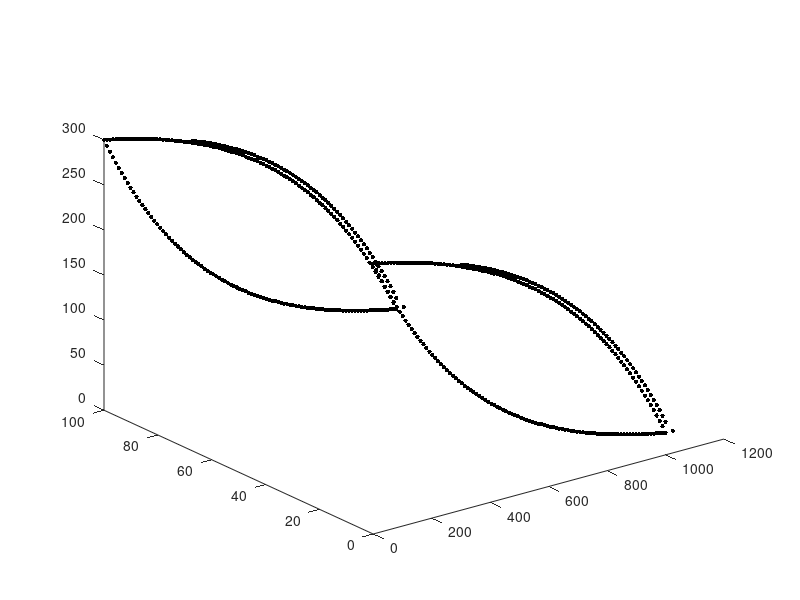

Write the MATLAB code that produced this figure. (Note: this script raises an error after producing the figure.)
%% Here's how the node list is going to be set up:
%  . == basal nodes
%  o == surface nodes
% (xxx) == node # in node list 
%
%       o(2*b+s+1)____
%      /              ____
% (2*b+1)  .(b+1)         ---_____             
%    o____                         --------____   (2*b + 2*s)        
%  ./         ------_________                ----____o
%  1\____                    ___________________    / \. (2*b)
%        \__________                            ---o  /(2*b + s)
%                   -----------____________________\./ (b)
%
%%
clear;clf;
% first: what are you going to call this poly file?
str = 'lense3D_endeb.poly';

x_nodes = 100;                           % number nodes in X-dir
L = 1000;                                % length of domain in X-dir
x = linspace(0,L,x_nodes);               % X-dir


% simple testing:
% bas = zeros(length(x),1);
% srf = 100*ones(length(x),1);
% srf = srf(2:end-1);
% xsrf = x(2:end-1);

basal = 300*exp(-x/400);            % basal position function
a =  -28.3223;                      % ???
n_basal = 2.37e-03;                 % ???
c = 328.3223;                       % ???
surface = a*exp(n_basal*x)+c;       % surface position function
surface = surface(2:end-1);         % trimming the surface topo
x_surface = x(2:end-1);             % x corresponding to # surface pts.
%% dz determination

debris_start = 300;
debris_thickness = 20;
englacial_debris_start = 350;
englacial_debris_thickness = 20;
debris_thickness = 10;
xmax = max(x);


xdebris = x(x > debris_start);
zdebris = [surface(x_surface > debris_start) basal(end)];

%find the slope of the debris thickness increase
m = debris_thickness/(xmax - debris_start);
dz = m*(xdebris-debris_start+150); %y = mx, equal to thickness of debris on top of surface

zdebris = zdebris + dz; 
debris_end = [debris_thickness+xmax, basal(end)]; %[x, z]

xdebris = [xdebris debris_end(1)+1.5*debris_thickness]; %Make it a bit extra thick at the base by adding 1.5* debris thickness to x value
zdebris = [zdebris debris_end(2)];

glacier_width = 100;                        % width between Y0 / Y1 faces

n_basal = length(basal);        %num basal nodes
n_surface = length(surface);    %num surface nodes
n_debris = length(xdebris);

% useful corner nodes:

b1 = 1;
b2 = n_basal;
b3 = n_basal+1;
b4 = 2*n_basal;

s1 = 2*n_basal + 1;
s2 = 2*n_basal + n_surface;
s3 = 2*n_basal + n_surface + 1;
s4 = 2*n_basal + 2*n_surface;

d1 = 2*n_basal + 2*n_surface + 1;
d2 = 2*n_basal + 2*n_surface + n_debris;
d3 = 2*n_basal + 2*n_surface + n_debris + 1;
d4 = 2*n_basal + 2*n_surface + 2*n_debris;

ds1 = 2*n_basal + n_surface - n_debris + 3;
ds2 = 2*n_basal + 2*n_surface - n_debris + 3;

corners = [b1 b2 b3 b4 s1 s2 s3 s4 d1 d2 d3 d4 ds1 ds2];

%% ---------------------------- NODES ----------------------------------%%
nodes = NaN*ones(n_basal+n_basal+n_surface+n_surface+2*length(zdebris), 4);       % empty node matrix to be filled in

% BASAL nodes: ------------------------------------------------------------
% front side (step one, 1 to b):
for i = 1 : n_basal
    ii = i;
    nodes(i,1) = i;                 % this is the node number
    nodes(i,2) = x(ii);             % x
    nodes(i,3) = glacier_width;     % y, front face
    nodes(i,4) = basal(ii);         % z, basal
end;
% back side: (note the loop counter) (step two, b+1 to 2b)
for i = (n_basal+1) : (2*n_basal)
    ii = i-n_basal;
    nodes(i,1) = i;                 % this is the node number
    nodes(i,2) = x(ii);             % x
    nodes(i,3) = 0;                 % y, back face
    nodes(i,4) = basal(ii);           % z, basal
end;

% SURFACE nodes: ----------------------------------------------------------
% front side: (step 4, 2b+1 to 2b+s)
for i = (2*n_basal) + 1 : (2*n_basal) + n_surface
    ii = i-2*n_basal;
    nodes(i,1) = i;                 % this is the node number
    nodes(i,2) = x_surface(ii);          % x
    nodes(i,3) = glacier_width;                 % y, back face
    nodes(i,4) = surface(ii);           % z, surface
end;
% back side (bounds of loop are written this way for clarity): (step 5,
% 2b+s+1 to 2b+2s)
for i = (2*n_basal + n_surface) + 1 : (2*n_basal + 2*n_surface)
    ii = i-(2*n_basal)-n_surface;
    nodes(i,1) = i;                 % this is the node number
    nodes(i,2) = x_surface(ii);          % x
    nodes(i,3) = 0;                 % y, back face
    nodes(i,4) = surface(ii);           % z, surface
end;

% DEBRIS nodes: ----------------------------------------------------------
% front side:
for i = (2*n_basal + 2*n_surface) + 1 : (2*n_basal + 2*n_surface) + n_debris
    ii = i-2*n_basal-2*n_surface;               %incrementing through this section only
    nodes(i,1) = i;                 % this is the node number
    nodes(i,2) = xdebris(ii);     % x location of this node
    nodes(i,3) = glacier_width;     % y set to glacier width for all nodes
    nodes(i,4) = zdebris(ii);       % z, surface (I think this should be debris surface)
end;
% back side (bounds of loop are written this way for clarity):
for i = (2*n_basal + 2*n_surface + n_debris) + 1 : (2*n_basal + 2*n_surface) + 2*n_debris
    ii = i-(2*n_basal)-2*n_surface-n_debris; % incrementing through this section only
    nodes(i,1) = i;                 % this is the node number
    nodes(i,2) = xdebris(ii);     % x
    nodes(i,3) = 0;                 % y, back face
    nodes(i,4) = zdebris(ii);       % z, surface
end;

% PLOT for sanity check:
plot3(nodes(:,2)  ,nodes(:,3)  ,nodes(:,4),'k.', 'MarkerSize', 10); hold on;

%% ---------------------------- FACETS ---------------------------------%%

% Z0 (basal) --------------------------------------------------------------
% z0 face first: you will have (b-1) quadrilateral faces
z0header = NaN*ones(n_basal-1,3); % 3 numbers make up a header
z0facets = NaN*ones(n_basal-1,5); % 1 number saying the number of nodes we'll have
                            % and 4 nodes comprising the actual facet
flag = 16;                  % Z0 flag;
                

for f = 1 : n_basal-1
                             % Here's what the header means:
    z0header(f,1) = 1;       % "1 facet follows this header"
    z0header(f,2) = 0;       % "with 0 attributes"?
    z0header(f,3) = flag;    % "and this (Z0 = 16) flag"

    z0facets(f,1) = 4;      % # of points to follow (4, it's a quadrilateral)
                            % "listed in this order" (follows right-hand
                            % rule, normal vector OUTWARD):
    z0facets(f,2) = f+1;             %   b+f----b+f+1
    z0facets(f,3) = f;               %   |   Z0   |
    z0facets(f,4) = f+n_basal;       %   |        |
    z0facets(f,5) = f+1+n_basal;     %   f------f+1
end;

% Z1 ice (surface) ------------------------------------------------------------
% z1 face next: you will have (s-1) + 1 (left side) + 1 (right side) quadrilateral faces
z1header = NaN*ones(1 + n_surface-1 + 1 ,3); % 3 numbers make up a header
z1facets = NaN*ones(1 + n_surface-1 + 1 ,4); % 1 number saying the number of nodes we'll have
                            % and 4 nodes comprising the actual facet
flag = 32;                  % Z1 flag;

% start w/ left side
z1header(1,1) = 1;
z1header(1,2) = 0;
z1header(1,3) = flag;

z1facets(1,1) = 4;                          %  (b+1)     (2b+s+1)
z1facets(1,2) = 1;                            %  ._________o
z1facets(1,3) = 2*n_basal + 1;                %  |         |
z1facets(1,4) = 2*n_basal + n_surface + 1;    %  |(1)      |
z1facets(1,5) = n_basal + 1;                  %  ._________o (2b+1)

counter = 2; % start after the first facet listed above

% loop over surface
for f = (2*n_basal + 1) : (2*n_basal + n_surface) - 1
    
                             % Here's what the header means:
    z1header(counter,1) = 1;       % "1 facet follows this header"
    z1header(counter,2) = 0;       % "with 0 attributes"?
    if (f >= ds1)
        flag = 0;
    end
    z1header(counter,3) = flag;    % "and this (Z0 = 16) flag"


    z1facets(counter,1) = 4;      % # of points to follow 
                            % "listed in this order" (follows right-hand
                            % rule, normal vector OUTWARD):
    z1facets(counter,2) = f;                %   f+s----f+s+1
    z1facets(counter,3) = f+1;              %   |        |
    z1facets(counter,4) = f+n_surface+1;    %   |        |
    z1facets(counter,5) = f+n_surface;      %   f------f+1
    
    counter = counter + 1;
end;

% end w/ right side
z1header(end,1) = 1;
z1header(end,2) = 0;
z1header(end,3) = 0;

z1facets(end,1) = 4;                            %  (2b+2s)   (2b)
z1facets(end,2) = n_basal;                      %  o_________.
z1facets(end,3) = 2*n_basal;                    %  |         |
z1facets(end,4) = 2*n_basal + 2*n_surface;      %  |(2b+s)   |
z1facets(end,5) = 2*n_basal + n_surface;        %  o_________. (b)

% Z1 debris (surface) ------------------------------------------------------------
% z1 face next: you will have (s-1) + 1 (left side) + 1 (right side) quadrilateral faces
z1debris_header = NaN*ones(1 + n_debris  ,3); % 3 numbers make up a header
z1debris_facets = NaN*ones(1 + n_debris  ,4); % 1 number saying the number of nodes we'll have
                            % and 4 nodes comprising the actual facet
flag = 32;                  % Z1 flag;

% start w/ left side
z1debris_header(1,1) = 1;
z1debris_header(1,2) = 0;
z1debris_header(1,3) = flag;

z1debris_facets(1,1) = 4;                          
z1debris_facets(1,2) = ds1-1;                         
z1debris_facets(1,3) = d1;                
z1debris_facets(1,4) = d3;   
z1debris_facets(1,5) = ds2-1;                 

counter = 2; % start after the first facet listed above

% loop over surface
for f = d1 : d2 - 1
    
                             % Here's what the header means:
    z1debris_header(counter,1) = 1;       % "1 facet follows this header"
    z1debris_header(counter,2) = 0;       % "with 0 attributes"?
    z1debris_header(counter,3) = flag;    % "and this (Z0 = 32) flag"


    z1debris_facets(counter,1) = 4;      % # of points to follow 
                            % "listed in this order" (follows right-hand
                            % rule, normal vector OUTWARD):
    z1debris_facets(counter,2) = f;                %   f+s----f+s+1
    z1debris_facets(counter,3) = f+1;              %   |        |
    z1debris_facets(counter,4) = f+n_debris+1;     %   |        |
    z1debris_facets(counter,5) = f+n_debris;       %   f------f+1
    
    counter = counter + 1;
end;

% last facet tucks under, connecting last debris node to last basal ice
% mode
flag = 16;
z1debris_header(end,1) = 1;
z1debris_header(end,2) = 0;
z1debris_header(end,3) = flag;

z1debris_facets(end,1) = 4;                          
z1debris_facets(end,2) = d4;                         
z1debris_facets(end,3) = d2;                
z1debris_facets(end,4) = b2;   
z1debris_facets(end,5) = b4;

% Y0 (front side) ---------------------------------------------------------
% on the front side you'll have (s-1) quadrilateral elements and (2)
% triangular elements (on the left and right sides -- deal w/ those last)
y0header = NaN*ones(n_surface-1,3); % 3 numbers make up a header
y0facets = NaN*ones(n_surface-1,5); % 1 number saying the number of nodes we'll have
                            % and 4 nodes comprising the actual facet
flag = 4;                   % Y0 flag;


% this is a really important array: 
%   the 1st column are front basal node numbers excluding the ends
%   the 2nd column are front surface node numbers:
indices = [[2:n_basal-1]' [2*n_basal+1:2*n_basal+n_surface]']; % call it I in the pic below

for f = 1 : n_surface-1
    y0header(f,1) = 1;
    y0header(f,2) = 0;
    y0header(f,3) = flag;

    y0facets(f,1) = 4;                   %  I(f,2)   I(f+1,2)
    y0facets(f,2) = indices(f,1);        %  o_________o
    y0facets(f,3) = indices(f+1,1);      %  |         |
    y0facets(f,4) = indices(f+1,2);      %  |I(f,1)   |
    y0facets(f,5) = indices(f,2);        %  ._________. I(f+1,1)
end

% Y1 (back side) ;) -------------------------------------------------------
% on the back side you'll have (s-1) quadrilateral elements and (2)
% triangular elements (on the left and right sides -- deal w/ those last)
y1header = NaN*ones(n_surface-1,3); % 3 numbers make up a header
y1facets = NaN*ones(n_surface-1,5); % 1 number saying the number of nodes we'll have
                            % and 4 nodes comprising the actual facet
flag = 8;                   % Y1 flag;


% this is a really important array: 
%   the 1st column are front basal node numbers excluding the ends
%   the 2nd column are front surface node numbers: (should maybe say "back"
%   not "front"?
indices = [[n_basal+2:n_basal+n_basal-1]' [2*n_basal+n_surface+1:2*n_basal+2*n_surface]']; % call it I in the pic below

for f = 1 : n_surface-1
    y1header(f,1) = 1;
    y1header(f,2) = 0;
    y1header(f,3) = flag;               % Note that outward normal is INTO
                                        % page for this order:
    y1facets(f,1) = 4;                  %  I(f,2)   I(f+1,2)
    y1facets(f,2) = indices(f+1,1);     %  o_________o
    y1facets(f,3) = indices(f,1);       %  |         |
    y1facets(f,4) = indices(f,2);       %  |I(f,1)   |
    y1facets(f,5) = indices(f+1,2);     %  ._________. I(f+1,1)
end

% Y0 / Y1 TRIANGULAR FACETS ON LEFT AND RIGHT SIDE ------------------------
% there are 4 of these

yTRIhead = NaN*ones(4,3);
yTRIface = NaN*ones(4,4); % now we have 3 pts defining a facet, so 4 cols

% Y0 (front) triangles
flag = 4;

% left:
yTRIhead(1,:) = [1 0 flag];
yTRIface(1,:) = [3      1       2       (2*n_basal+1)];    
% right:
yTRIhead(2,:) = [1 0 flag];
yTRIface(2,:) = [3      (n_basal-1)   n_basal       (2*n_basal+n_surface)];      

% Y1 (back) triangles 
flag = 8;

% left:
yTRIhead(3,:) = [1 0 flag];
yTRIface(3,:) = [3      (n_basal+2)   (n_basal+1)   (2*n_basal+n_surface+1)];    
% right:
yTRIhead(4,:) = [1 0 flag];
yTRIface(4,:) = [3      (2*n_basal)   (2*n_basal-1) (2*n_basal+2*n_surface)];

%% DEBRIS FACETS interior        ------------------------------------------

deb_englacial_header = NaN*ones(2,3); 

deb_englacial_facets = NaN*ones(2,5);

%find the intersecting points for the interior debris layer
%I mixed up Y and Z again. should probably fix and propagate through
surf_left_x = x_surface(x_surface > englacial_debris_start);
surf_left_y = surface(x_surface > englacial_debris_start);
surf_left_x = surf_left_x(1);
surf_left_y = surf_left_y(1);
n_surf_lefta = getNode(nodes,surf_left_x,0,surf_left_y);
n_surf_leftb = getNode(nodes,surf_left_x,100,surf_left_y);


surf_right_x = x_surface(x_surface > englacial_debris_start + englacial_debris_thickness);
surf_right_y = surface(x_surface > englacial_debris_start + englacial_debris_thickness);
surf_right_x = surf_right_x(1);
surf_right_y = surf_right_y(1);
n_surf_righta = getNode(nodes,surf_right_x,0,surf_right_y);
n_surf_rightb = getNode(nodes,surf_right_x,100,surf_right_y);


basal_left_x = x(x>debris_start);
basal_left_y = basal(x>debris_start);
basal_left_x = basal_left_x(1);
basal_left_y = basal_left_y(1);
n_basal_lefta = getNode(nodes,basal_left_x,0,basal_left_y);
n_basal_leftb = getNode(nodes,basal_left_x,100,basal_left_y);


basal_right_x = x(x>debris_start+englacial_debris_thickness);
basal_right_y = basal(x>debris_start+englacial_debris_thickness);
basal_right_x = basal_right_x(1);
basal_right_y = basal_right_y(1);
n_basal_righta = getNode(nodes,basal_right_x,0,basal_right_y);
n_basal_rightb = getNode(nodes,basal_right_x,100,basal_right_y);

% there are only 2 facets for an inner debris band going all the way
% through the glacier (top-to-bottom)

% left:

deb_englacial_header(1,:) = [1 0 0]; % there is no boundary flag for an internal facet

deb_englacial_facets(1,:) = [4 n_basal_lefta n_basal_leftb n_surf_leftb n_surf_lefta];

% right:

deb_englacial_header(2,:) = [1 0 0]; % there is no boundary flag for an internal facet

deb_englacial_facets(2,:) = [4 n_basal_righta n_basal_rightb  n_surf_rightb n_surf_righta];

%Add to plot of debris nodes
x_intersects = [basal_left_x,basal_right_x,surf_left_x,surf_right_x];
y_intersects = [basal_left_y,basal_right_y,surf_left_y,surf_right_y];
plot3(x_intersects, [0 0 0 0]  ,y_intersects,'ro'); hold on;
plot3(x_intersects, [100 100 100 100], y_intersects,'ro'); hold on;

%% DEBRIS FACETS left / right side ----------------------------------------

% Y0D (front debris side) -------------------------------------------------
% on the front side you'll have (d-1) quadrilateral elements and (2)
% triangular elements (on the left and right sides -- deal w/ those last)
flag = 4;                   % Y0 flag;

% this is a really important array: 
%   the 1st column are front surface nodes excluding those before the
%   debris and at the ends
%   the 2nd column are the debris surface nodes excluding the start and the
%   end?
surf_indices = [(ds1:s2) b2]; %+1 for indexing, +1 to skip the first
debris_indices = [d1:d2-1]; %+1 for indexing, +1 to skip the first 

indices = [surf_indices' debris_indices']; % call it I in the pic below

%preallocate
y0header_debris = NaN*ones(length(indices)-1,3);
y0facets_debris = NaN*ones(length(indices)-1,5);

% Debris Y0
for f = 1 : length(indices)-1
    y0header_debris(f,1) = 1;
    y0header_debris(f,2) = 0;
    y0header_debris(f,3) = flag;

    y0facets_debris(f,1) = 4;                   %  I(f,2)   I(f+1,2)
    y0facets_debris(f,2) = indices(f,1);        %  o_________o
    y0facets_debris(f,3) = indices(f,2);      %  |         |
    y0facets_debris(f,4) = indices(f+1,2);      %  |I(f,1)   |
    y0facets_debris(f,5) = indices(f+1,1);        %  ._________. I(f+1,1)
end


% Y1D (back debris side) -------------------------------------------------
% on the front side you'll have (d-1) quadrilateral elements and (2)
% triangular elements (on the left and right sides -- deal w/ those last)
flag = 8;                   % Y1 flag;


% this is a really important array: 
%   the 1st column are front surface nodes excluding those before the
%   debris and at the ends
%   the 2nd column are the debris surface nodes excluding the start and the
%   end?

surf_indices = [(ds2:s4) b4];
debris_indices = [d3:d4-1];

indices = [surf_indices' debris_indices']; % call it I in the pic below

%preallocate
y1header_debris = zeros(length(indices)-1,3);
y1facets_debris = zeros(length(indices)-1,5);

% Debris Y0
for f = 1 : length(indices)-1
    y1header_debris(f,1) = 1;
    y1header_debris(f,2) = 0;
    y1header_debris(f,3) = flag;

    y1facets_debris(f,1) = 4;                   %  I(f,2)   I(f+1,2)
    y1facets_debris(f,2) = indices(f,1);        %  o_________o
    y1facets_debris(f,3) = indices(f+1,1);      %  |         |
    y1facets_debris(f,4) = indices(f+1,2);      %  |I(f,1)   |
    y1facets_debris(f,5) = indices(f,2);        %  ._________. I(f+1,1)
end

%% Figure out debris layer triangular facets

% Y0D / Y1D TRIANGULAR FACETS ON LEFT AND RIGHT SIDE ----------------------
% there are 4 of these

yTRIhead_debris = NaN*ones(4,3);
yTRIface_debris = NaN*ones(4,4); % now we have 3 pts defining a facet, so 4 cols

% Y0 (front) triangles
flag = 4;

% left:
yTRIhead_debris(1,:) = [1 0 flag];
yTRIface_debris(1,:) = [3 d1 ds1 ds1-1]; %not sure what the first numbers are here
% right:
yTRIhead_debris(2,:) = [1 0 flag];
yTRIface_debris(2,:) = [3 b2 d2-1 d2]; %what does the 3 mean

% Y1 (back) triangles 
flag = 8;

% left:
yTRIhead_debris(3,:) = [1 0 flag];
yTRIface_debris(3,:) = [3 d3 ds2-1 ds2];    
% right:
yTRIhead_debris(4,:) = [1 0 flag];
yTRIface_debris(4,:) = [3 d4 d4-1 b4];

%% BECAUSE C++ / TETGEN LIBRARY NUMBER EVERYTHING STARTING FROM 0, WE 
%  SUBTRACT 1 EVERYWHERE.

% concatenate all the header / facet lists for QUADRILATERAL ELEMENTS:
header4 = [z0header;
          z1header;
          z1debris_header;
          y0header;
          y1header;
          y0header_debris;
          y1header_debris;
          deb_englacial_header];
      
facets4 = [z0facets;
          z1facets;
          z1debris_facets;
          y0facets;
          y1facets;
          y0facets_debris;
          y1facets_debris
          deb_englacial_facets];

tri_facets = [yTRIface;
              yTRIface_debris];
          
tri_headers = [yTRIhead;
               yTRIhead_debris];

      
% now subtract 1 from the node list:
nodes(:,1) = nodes(:,1) - 1;
% now subtract 1 from the facets4 and yTRIface and yTRIface_debris lists:
facets4 (:,2:5) = facets4 (:,2:5) - 1;
tri_facets(:,2:4) = tri_facets(:,2:4) - 1;


%% NOW WE WRITE TO FILE
format short g
fid = fopen(str,'w');

% node header:
fmt    = '%d %d %d %d\n';
header = [length(nodes) 3   0   0];
fprintf(fid, fmt, header);

% write nodes:
fmt    = '%d %f %f %f\n';
for n = 1:length(nodes)
    fprintf(fid, fmt, nodes(n,:));
end;

% facet header:
n_facets = length(header4) + length(tri_headers); %why are we counting facets by headers
header = [n_facets 1];
fmt    = '%d %d\n';
fprintf(fid, fmt, header);

% write quadrilateral facets 
% (alternate header and facet row by row)
n_quads = length(header4);
fmthead  = '%d %d %d\n';
fmtfacet = '%d %d %d %d %d\n';
for n = 1:n_quads
    fprintf(fid, fmthead , header4(n,:));
    fprintf(fid, fmtfacet, facets4(n,:));
end;

% same for triangular elements:
n_tris = length(tri_headers);
fmtfacet = '%d %d %d %d\n';
for n = 1:n_tris
    fprintf(fid, fmthead , tri_headers(n,:));
    fprintf(fid, fmtfacet, tri_facets(n,:));
end;

% our mesh has 0 holes:
fprintf(fid, '%d\n', 0);

% number of regions?
REGIONS = 2; % ICE --- ROCK --- ICE
fprintf(fid, '%d\n', REGIONS);

% region description:
%         [region #     x0        y0                z0      nmat    maximum elem. size]
regions = [0            mean(x)   glacier_width/2   100     0           1e9;
           1            mean(x)   glacier_width/2   240     1           1e9];

fmt = '%d %f %f %f %d %f\n';
for n = 1:REGIONS
    fprintf(fid,fmt,regions(n,:));
end;
fclose(fid);
